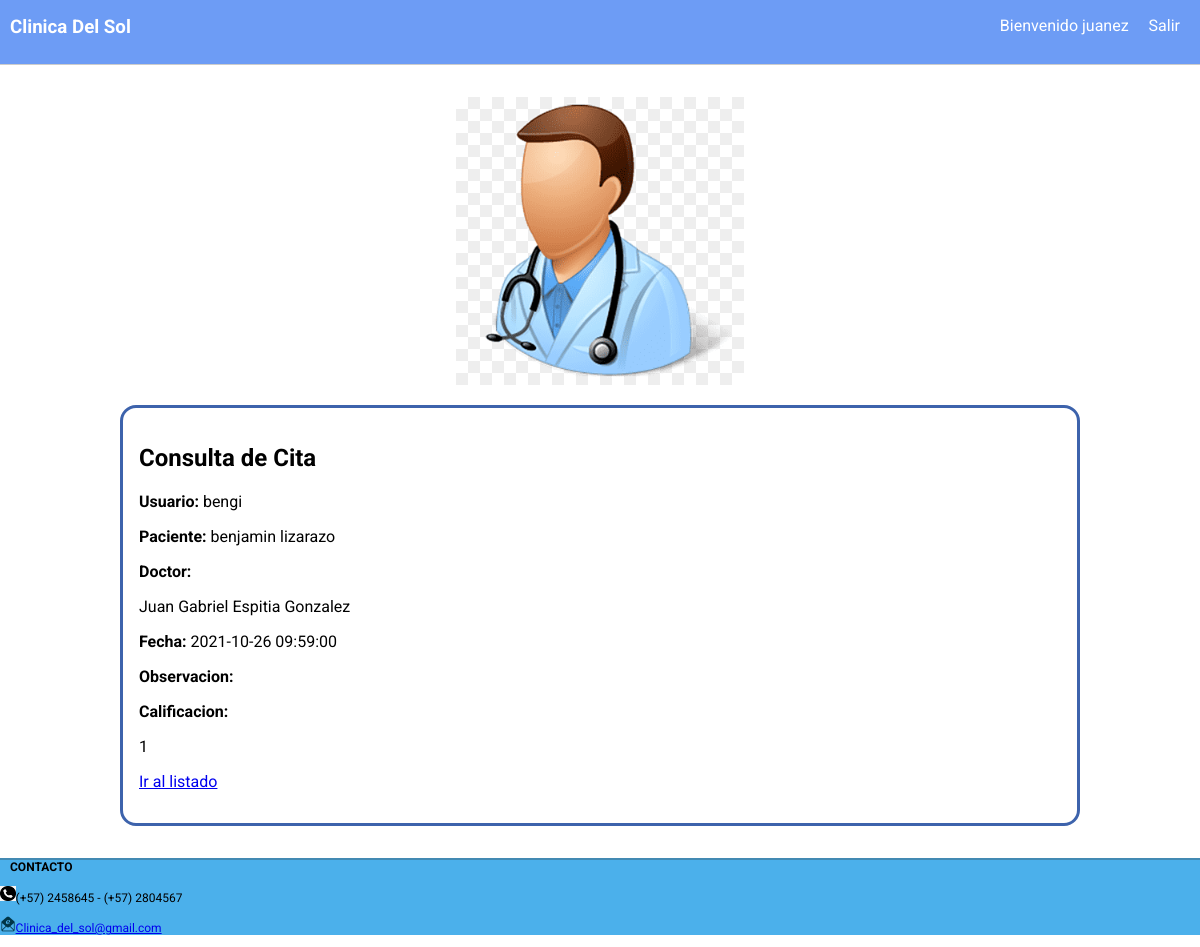
Page /sesion/medico/ver_citas/2021-10-26 09:59:00 (signed in) on the committed database.
### tables this page shows
CREATE TABLE medicos (
    usuario    CHAR (50)  NOT NULL
                          PRIMARY KEY
                          UNIQUE,
    nombre     CHAR (100) NOT NULL,
    documento  INT (150)  NOT NULL,
    correo     CHAR (150) NOT NULL
                          UNIQUE,
    contrasena CHAR (150) NOT NULL
);

CREATE TABLE citas (id INTEGER PRIMARY KEY AUTOINCREMENT NOT NULL, usuario CHAR (150) NOT NULL, paciente CHAR (100) NOT NULL, doctor CHAR (150) NOT NULL, fecha CHAR (500) NOT NULL UNIQUE, observaciones CHAR (150), calificacion CHAR (10));

### app.py (the view)
@app.route('/sesion/medico/ver_citas/<fecha>', methods=["GET"])
@login_required_medico
def get_cita(fecha):
    nombre_usuario = session.get('nombre_usuario')
    objeto_mensaje = citas.cargar(fecha)
    if objeto_mensaje:
        return render_template('ver_citas.html',item=objeto_mensaje, aver=session.get('nombre_usuario'))
    return render_template('ver_citas.html', aver=nombre_usuario)

### app.py (called while the page is built)
def login_required_medico(view):
    @functools.wraps(view)
    def wrapped_view(**kwargs):
        if g.medic is None:
            return redirect( url_for('sesion_medico') )
        return view(**kwargs)
    return wrapped_view

@app.before_request
def cargar_usuario_autenticado():
    nombre_usuario = session.get('nombre_usuario')
    if nombre_usuario is None:
        g.user = None
    else:
        g.user = paciente.cargar(nombre_usuario)

@app.before_request
def cargar_medico_autenticado():
    nombre_usuario = session.get('nombre_usuario')
    if nombre_usuario is None:
        g.medic = None
    else:
        g.medic = paciente.cargar2(nombre_usuario)

@app.before_request
def cargar_admin_autenticado():
    nombre_usuario = session.get('nombre_usuario')
    if nombre_usuario is None:
        g.admin = None
    else:
        g.admin = paciente.cargaradmin(nombre_usuario)

### db.py (called while the page is built)
def conectar():
    try:
        conn = sqlite3.connect('db/clinica.db')
        return conn
    except Error as err:
        print("Ocurrió un error al establecer la conexión: " + str(err))
        return None

def ejecutar_select(_sql, lista_pametros):
    try:
        conn = conectar()
        if conn:
            conn.row_factory = fabrica_diccionarios
            objeto_cursor = conn.cursor()
            if lista_pametros:
                objeto_cursor.execute(_sql, lista_pametros)
            else:
                objeto_cursor.execute(_sql)
            filas = objeto_cursor.fetchall()
            objeto_cursor.close()
            conn.close()
            return filas
        else:
            print("No se pudo establecer la conexión. Ver errores previos.")
            return None
    except Error as err:
        print("Ocurrió un error al intentar ejecutar el comando: " + _sql + " - " + str(err))
        return None

def fabrica_diccionarios(cursor, row):
    d = {}
    for idx, col in enumerate(cursor.description):
        d[col[0]] = row[idx]
    return d

### models.py (called while the page is built)
    @classmethod
    def cargar(cls, p_usuario):
        sql = "SELECT usuario, nombre, documento,correo FROM pacientes WHERE usuario = ?;"
        obj = db.ejecutar_select(sql, [p_usuario])
        if obj:
            if len(obj)>0:
                return cls(obj[0]["usuario"], obj[0]["nombre"],obj[0]["documento"], obj[0]["correo"], '******')
        return None

### templates/ver_citas.html (shortened to what this page needs)
{% extends 'layout.html' %}
{% block contenido %}
<div class="formulario">
    <h2>Consulta de Cita</h2>
    {% if item %}
        <div class="grupo">
            <label>Usuario:</label>
            {{ item.usuario }}
        </div>
        <div class="grupo">
            <label>Paciente:</label>
            {{ item.paciente }}
        </div>
        <div class="grupo">
            <label>Doctor:</label>
            <p>{{ item.doctor }}</p>
        </div>
        <div class="grupo">
            <label>Fecha:</label>
            {{ item.fecha }}
        </div>
        <div class="grupo">
            <label>Observacion:</label>
        </div>
        <div class="grupo">
            <label>Calificacion:</label>
            <p>{{ item.calificacion}}</p>
        </div>
    {% else %}
        <div class="grupo">
            {% if error %}
                {{ error }}
            {% endif %}
        </div>
    {% endif %}
    <div class="grupo">
        <a href="{{ url_for('get_listado_mensajes_medico') }}">Ir al listado</a>
    </div>
</div>
{% endblock%}

### templates/layout.html (shortened to what this page needs)
<!DOCTYPE html>
<html lang="es">
<head>
    <link rel="stylesheet" href="{{ url_for('static',filename='css/estilos.css') }}" />
</head>
<body>
    <div class="barra">
        <h3 class="titulo">Clinica Del Sol</h3>
        {% if g.user %}
            <div class="opcion-barra">
                <a href="{{ url_for('logout') }}">Salir</a>
            </div>
            <div class="opcion-barra">
                {{aver.h1}}
            Bienvenido        {{ aver }}
            </div>
        {% elif g.medic %}
            <div class="opcion-barra">
                <a href="{{ url_for('logout2') }}">Salir</a>
            </div>
            <div class="opcion-barra">
            Bienvenido        {{ aver }}
            </div>
        {% endif %}
    </div>
    <div class="contenedor">
        {% if g.user %}
        <div class="encabezado" >
            <img src="{{ url_for('static', filename='images/paciente.png') }}" width="30%" />
        </div>
        {% elif g.medic %}
        <div class="encabezado" >
            <img src="{{ url_for('static', filename='images/medico.png') }}" width="30%" />
        </div>
        {% else %}
        <div class="encabezado" >
            <img src="{{ url_for('static', filename='images/logo.png') }}" />
        </div>
        {% endif %}
    {% block contenido %}
        {% endblock %}
    </div>
</body>
    <footer class="footer">
        <h4 class="info">CONTACTO </h4>
            <div class="opcion-info">
                <p > <img src="{{ url_for('static', filename='images/telefono.png') }}" width="1.3%">(+57) 2458645 - (+57) 2804567</p>
            </div>
            <div class="opcion-info">
                <p><img src="{{ url_for('static', filename='images/correo.png') }}"   width="1.3%" ><a href="mailto:tudireccion@email.com">Clinica_del_sol@gmail.com</a> </p>
            </div>
    </footer>
</html>

### static/css/estilos.css (style rules this page uses)
body { margin: 0px; font-family: 'Roboto', sans-serif; }
.barra { background: rgb(109, 156, 245); height: 3em; max-height: 3em; border-bottom: 1px solid #ccc; color: white; padding-top: 1em; }
.titulo { margin-top: 0px; margin-left: 10px; width: fit-content; display: inline; }
.opcion-barra { width: fit-content; display: inline; float: right; padding-right: 20px; height: 100%; }
.contenedor { width: 80%; margin-left: auto; margin-right: auto; padding-top: 2rem; padding-bottom: 2rem; }
.opcion-barra a { text-decoration: none; color: white; }
.encabezado { text-align: center; margin-bottom: 1rem; }
.footer { font-size: 12px; background-color: rgb(75, 176, 235); text-align: left; border-top: 2px solid rgba(50, 50, 50, 0.3); color: black; width: 100; top: 0%; position: sticky; }
.info { margin-top: 0px; margin-left: 10px; width: fit-content; display: inline; }
.opcion-info { width: fit-content; display: contents; float: left; padding-left: 20px; height: 50%; }
.formulario { border: 3px solid rgb(61, 99, 172); border-radius: 1rem; padding: 1rem; }
.grupo { margin-bottom: 1rem; color: black; }
.formulario { border: 3px solid rgb(61, 99, 172); border-radius: 1rem; padding: 1rem }
.formulario label { font-weight: bold; }

### rows in the picture
medicos: usuario "juanez"
citas: usuario "bengi", paciente "benjamin lizarazo", doctor "Juan Gabriel Espitia Gonzalez", fecha "2021-10-26 09:59:00", calificacion "1"
